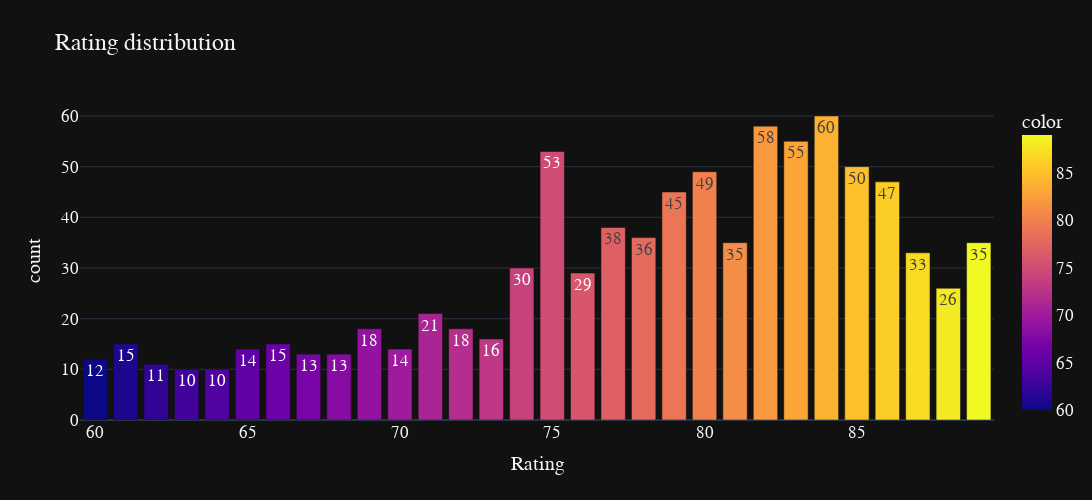

The notebook cell saved with this chart:
### Markdown cell above
# NOTE 

Snapdragon Processor is widely used

### Code cell
Rating = df['rating'].value_counts()
fig = px.bar(y=Rating.values, 
             x=Rating.index, 
             color = Rating.index,
             color_discrete_sequence=px.colors.sequential.PuBuGn,
             text=Rating.values,
             title= 'Rating distribution',
             template= 'plotly_dark',
             width=1500, height=500)
fig.update_layout(
    xaxis_title="Rating",
    yaxis_title="count",
    font = dict(size=17,family="Franklin Gothic"))
fig.show()

### Figure 1 — Plotly figure (JSON) as saved in the notebook; plotly's stock layout.template omitted (floating-point values rounded to 4 significant figures)
{"data": [{"alignmentgroup": "True", "hovertemplate": "x=%{x}<br>y=%{y}<br>text=%{text}<br>color=%{marker.color}<extra></extra>", "legendgroup": "", "marker": {"color": [84, 82, 83, 75, 85, 80, 86, 79, 77, 78, 81, 89, 87, 74, 76, 88, 71, 72, 69, 73, 66, 61, 65, 70, 68, 67, 60, 62, 64, 63], "coloraxis": "coloraxis", "pattern": {"shape": ""}}, "name": "", "offsetgroup": "", "orientation": "v", "showlegend": false, "text": [60, 58, 55, 53, 50, 49, 47, 45, 38, 36, 35, 35, 33, 30, 29, 26, 21, 18, 18, 16, 15, 15, 14, 14, 13, 13, 12, 11, 10, 10], "textposition": "auto", "type": "bar", "x": [84, 82, 83, 75, 85, 80, 86, 79, 77, 78, 81, 89, 87, 74, 76, 88, 71, 72, 69, 73, 66, 61, 65, 70, 68, 67, 60, 62, 64, 63], "xaxis": "x", "y": [60, 58, 55, 53, 50, 49, 47, 45, 38, 36, 35, 35, 33, 30, 29, 26, 21, 18, 18, 16, 15, 15, 14, 14, 13, 13, 12, 11, 10, 10], "yaxis": "y"}], "layout": {"barmode": "relative", "coloraxis": {"colorbar": {"title": {"text": "color"}}, "colorscale": [[0, "#0d0887"], [0.1111, "#46039f"], [0.2222, "#7201a8"], [0.3333, "#9c179e"], [0.4444, "#bd3786"], [0.5556, "#d8576b"], [0.6667, "#ed7953"], [0.7778, "#fb9f3a"], [0.8889, "#fdca26"], [1, "#f0f921"]]}, "font": {"family": "Franklin Gothic", "size": 17}, "height": 500, "legend": {"tracegroupgap": 0}, "title": {"text": "Rating distribution"}, "width": 1500, "xaxis": {"anchor": "y", "domain": [0, 1], "title": {"text": "Rating"}}, "yaxis": {"anchor": "x", "domain": [0, 1], "title": {"text": "count"}}}}
